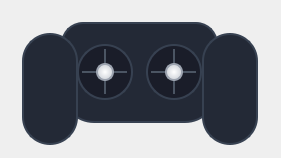
                                                        <widget class="QFrame" name="joysticks_container" native="true">
                                                            <property name="minimumSize">
                                                                <size>
                                                                    <width>281</width>
                                                                    <height>158</height>
                                                                </size>
                                                            </property>
                                                            <property name="styleSheet">
                                                                <string notr="true">QFrame#joysticks_container { background-color: transparent; }</string>
                                                            </property>
                                                            <widget class="QFrame" name="ds_body">
                                                                <property name="geometry">
                                                                    <rect>
                                                                        <x>61</x>
                                                                        <y>22</y>
                                                                        <width>157</width>
                                                                        <height>101</height>
                                                                    </rect>
                                                                </property>
                                                                <property name="styleSheet">
                                                                    <string notr="true">QFrame { background-color: #232936; border: 2px solid #374151; border-top-left-radius: 22px; border-top-right-radius: 22px; border-bottom-left-radius: 33px; border-bottom-right-radius: 33px; }</string>
                                                                </property>
                                                                <widget class="QFrame" name="left_joystick_base">
                                                                    <property name="geometry">
                                                                        <rect>
                                                                            <x>16</x>
                                                                            <y>22</y>
                                                                            <width>56</width>
                                                                            <height>56</height>
                                                                        </rect>
                                                                    </property>
                                                                    <property name="styleSheet">
                                                                        <string notr="true">QFrame { background-color: #1a1d29; border: 2px solid #374151; border-radius: 28px; }</string>
                                                                    </property>
                                                                    <widget class="QFrame" name="left_joystick_h_axis">
                                                                        <property name="geometry">
                                                                            <rect>
                                                                                <x>5</x>
                                                                                <y>27</y>
                                                                                <width>45</width>
                                                                                <height>2</height>
                                                                            </rect>
                                                                        </property>
                                                                        <property name="styleSheet">
                                                                            <string notr="true">QFrame { background-color: #4b5563; border: none; }</string>
                                                                        </property>
                                                                    </widget>
                                                                    <widget class="QFrame" name="left_joystick_v_axis">
                                                                        <property name="geometry">
                                                                            <rect>
                                                                                <x>27</x>
                                                                                <y>5</y>
                                                                                <width>2</width>
                                                                                <height>45</height>
                                                                            </rect>
                                                                        </property>
                                                                        <property name="styleSheet">
                                                                            <string notr="true">QFrame { background-color: #4b5563; border: none; }</string>
                                                                        </property>
                                                                    </widget>
                                                                    <widget class="QFrame" name="left_joystick_stick">
                                                                        <property name="geometry">
                                                                            <rect>
                                                                                <x>19</x>
                                                                                <y>19</y>
                                                                                <width>18</width>
                                                                                <height>18</height>
                                                                            </rect>
                                                                        </property>
                                                                        <property name="styleSheet">
                                                                            <string notr="true">QFrame { background: qradialgradient(cx:0.5, cy:0.5, radius:0.5, fx:0.5, fy:0.5, stop:0 #ffffff, stop:1 #d1d5db); border-radius: 9px; border: 2px solid #9ca3af; }</string>
                                                                        </property>
                                                                    </widget>
                                                                </widget>
                                                                <widget class="QFrame" name="right_joystick_base">
                                                                    <property name="geometry">
                                                                        <rect>
                                                                            <x>85</x>
                                                                            <y>22</y>
                                                                            <width>56</width>
                                                                            <height>56</height>
                                                                        </rect>
                                                                    </property>
                                                                    <property name="styleSheet">
                                                                        <string notr="true">QFrame { background-color: #1a1d29; border: 2px solid #374151; border-radius: 28px; }</string>
                                                                    </property>
                                                                    <widget class="QFrame" name="right_joystick_h_axis">
                                                                        <property name="geometry">
                                                                            <rect>
                                                                                <x>5</x>
                                                                                <y>27</y>
                                                                                <width>45</width>
                                                                                <height>2</height>
                                                                            </rect>
                                                                        </property>
                                                                        <property name="styleSheet">
                                                                            <string notr="true">QFrame { background-color: #4b5563; border: none; }</string>
                                                                        </property>
                                                                    </widget>
                                                                    <widget class="QFrame" name="right_joystick_v_axis">
                                                                        <property name="geometry">
                                                                            <rect>
                                                                                <x>27</x>
                                                                                <y>5</y>
                                                                                <width>2</width>
                                                                                <height>45</height>
                                                                            </rect>
                                                                        </property>
                                                                        <property name="styleSheet">
                                                                            <string notr="true">QFrame { background-color: #4b5563; border: none; }</string>
                                                                        </property>
                                                                    </widget>
                                                                    <widget class="QFrame" name="right_joystick_stick">
                                                                        <property name="geometry">
                                                                            <rect>
                                                                                <x>19</x>
                                                                                <y>19</y>
                                                                                <width>18</width>
                                                                                <height>18</height>
                                                                            </rect>
                                                                        </property>
                                                                        <property name="styleSheet">
                                                                            <string notr="true">QFrame { background: qradialgradient(cx:0.5, cy:0.5, radius:0.5, fx:0.5, fy:0.5, stop:0 #ffffff, stop:1 #d1d5db); border-radius: 9px; border: 2px solid #9ca3af; }</string>
                                                                        </property>
                                                                    </widget>
                                                                </widget>
                                                            </widget>
                                                            <widget class="QFrame" name="ds_l_grip">
                                                                <property name="geometry">
                                                                    <rect>
                                                                        <x>22</x>
                                                                        <y>33</y>
                                                                        <width>56</width>
                                                                        <height>112</height>
                                                                    </rect>
                                                                </property>
                                                                <property name="styleSheet">
                                                                    <string notr="true">QFrame { background-color: #232936; border: 2px solid #374151; border-radius: 28px; }</string>
                                                                </property>
                                                            </widget>
                                                            <widget class="QFrame" name="ds_r_grip">
                                                                <property name="geometry">
                                                                    <rect>
                                                                        <x>202</x>
                                                                        <y>33</y>
                                                                        <width>56</width>
                                                                        <height>112</height>
                                                                    </rect>
                                                                </property>
                                                                <property name="styleSheet">
                                                                    <string notr="true">QFrame { background-color: #232936; border: 2px solid #374151; border-radius: 28px; }</string>
                                                                </property>
                                                            </widget>
                                                        </widget>
